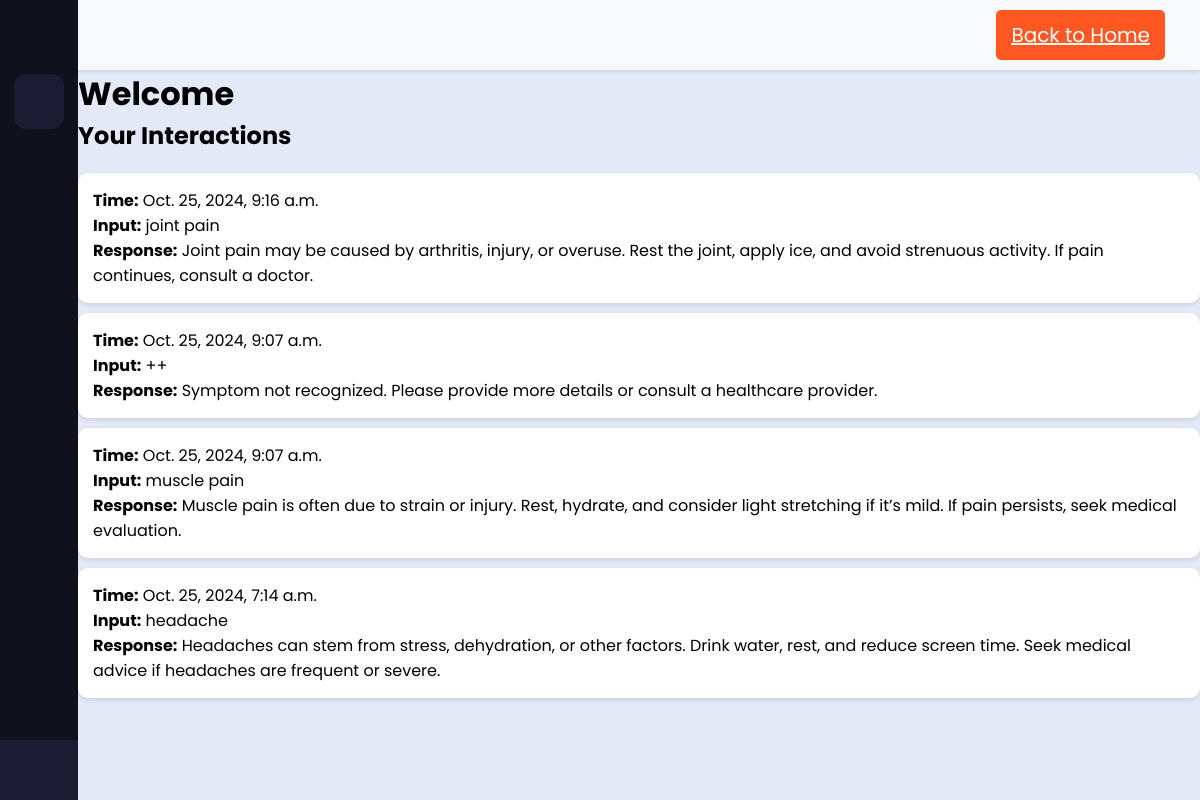
The app's page /interactions/ (signed in) with its own data.
### symptom_checker/models.py (models this page shows, shortened)
class Interaction(models.Model):
    user = models.ForeignKey(User, on_delete=models.CASCADE, default=default_user.id)
    user_input = models.TextField()
    ai_response = models.TextField()
    timestamp = models.DateTimeField(auto_now_add=True)
    class Meta:
        ordering = ['-timestamp']

### symptom_checker/views.py (the view)
# urls.py: path('interactions/', views.user_interactions, name='user_interactions'),
@login_required
def user_interactions(request):
    interactions = Interaction.objects.filter(user=request.user)
    try:
        template = get_template('symptom_checker/interactions.html')
    except TemplateDoesNotExist:
        print("Template not found: symptom_checker/interactions.html")
    return render(request, 'symptom_checker/interactions.html', {'interactions': interactions})

### symptom_checker/templates/symptom_checker/interactions.html (shortened to what this page needs)
{% load static %}
<!DOCTYPE html>
<html lang="en">
<head>
    <link rel="stylesheet" href="{% static 'symptom_checker/css/sidebar.css' %}">
</head>
<body>
    <div class="sidebar">
    <div class="">
        <div class="logo-details">
            <i class='bx bx-health'></i>
            <i class='bx bx-menu' id="btn"></i>
        </div>
        <ul class="nav-list">
            <li>
                <i class='bx bx-search'></i>
            </li>
            <li><a href="{% url 'home' %}"><i class='bx bx-grid-alt'></i><span class="links_name">Dashboard</span></a><span class="tooltip">Dashboard</span></li>
            <li><a href="{% url 'user_interactions' %}"><i class='bx bx-user'></i><span class="links_name">Treatment Plan</span></a><span class="tooltip">Treatment</span></li>
            <li><a href="./Pages/chat.html"><i class='bx bx-chat'></i><span class="links_name">Messages</span></a><span class="tooltip">Messages</span></li>
            <li><a href="#"><i class='bx bx-pie-chart-alt-2'></i><span class="links_name">Patient</span></a><span class="tooltip">Patient</span></li>
            <li><a href="#"><i class='bx bx-cog'></i><span class="links_name">Settings</span></a><span class="tooltip">Settings</span></li>
            <li class="profile">
                <div class="profile-details">
                    <div class="name_job">
                        <div class="name">MedCare</div>
                        <div class="job">User</div>
                    </div>
                </div>
                <a href="#"><i class='bx bx-log-out' id="log_out"></i></a>
            </li>
        </ul>
    </div>
    </div>
    <div class="home-section">
        <div class="header">
            <button class="toggle-btn" id="btn">
            </button>
            <div class="header-right">
                <a href="{% url 'home' %}" class="SOSBtn">Back to Home</a>
            </div>
        </div>
        <div class="content">
            {% block content %}
                <h1>Welcome {{ interaction.user }}</h1>
                <h2>Your Interactions</h2>
                <ul class="interactions-list">
                    {% for interaction in interactions %}
                        <li class="interaction-item">
                            <strong>Time:</strong> {{ interaction.timestamp }}<br>
                            <strong>Input:</strong> {{ interaction.user_input }}<br>
                            <strong>Response:</strong> {{ interaction.ai_response }}
                        </li>
                    {% endfor %}
                </ul>
            {% endblock %}
        </div>
    </div>
</body>
</html>

### static/symptom_checker/css/sidebar.css (style rules this page uses)
* { margin: 0; padding: 0; box-sizing: border-box; font-family: "Poppins", sans-serif; }
.sidebar { position: fixed; left: 0; top: 0; height: 100%; width: 78px; background: #11101D; padding: 6px 14px; z-index: 99; transition: all 0.5s ease; }
.sidebar .logo-details { height: 60px; display: flex; align-items: center; position: relative; }
.sidebar .logo-details #btn { position: absolute; top: 50%; right: 0; transform: translateY(-50%); font-size: 23px; text-align: center; cursor: pointer; transition: all 0.5s ease; }
.sidebar i { color: #fff; height: 60px; min-width: 50px; font-size: 28px; text-align: center; line-height: 60px; }
.sidebar .nav-list { height: calc(100% - 140px); }
.sidebar li { position: relative; margin: 8px 8px 8px 0; list-style: none; }
.sidebar li a { display: flex; height: 100%; width: 100%; border-radius: 12px; align-items: center; text-decoration: none; transition: all 0.4s ease; background: #11101D; }
.sidebar li i { height: 50px; line-height: 50px; font-size: 18px; border-radius: 12px; }
.sidebar li .profile-details { display: flex; align-items: center; flex-wrap: nowrap; }
.sidebar .bx-search { position: absolute; top: 50%; left: 0; transform: translateY(-50%); font-size: 22px; background: #1d1b31; color: #FFF; }
.sidebar li.profile { position: fixed; height: 60px; width: 78px; left: 0; bottom: -8px; padding: 10px 14px; background: #1d1b31; transition: all 0.5s ease; overflow: hidden; }
.sidebar li.profile .name { font-size: 15px; font-weight: 400; color: #fff; white-space: nowrap; }
.sidebar li.profile .job { font-size: 12px; font-weight: 400; color: #fff; white-space: nowrap; }
.sidebar .profile #log_out { position: absolute; top: 50%; right: 0; transform: translateY(-50%); background: #1d1b31; width: 100%; height: 60px; line-height: 60px; border-radius: 0px; transition: all 0.5s ease; }
.home-section { position: relative; background: #E4E9F7; min-height: 100vh; top: 0; left: 78px; width: calc(100% - 78px); transition: all 0.5s ease; z-index: 2; }
.header { display: flex; justify-content: space-between; align-items: center; padding: 10px 20px; background-color: #f8f9fa; box-shadow: 0 2px 5px rgba(0, 0, 0, 0.1); }
.header .toggle-btn { background: none; border: none; cursor: pointer; font-size: 24px; }
.header .header-right { display: flex; align-items: center; font-size: 20px; }
.header .header-right a { margin-right: 15px; }
.header .SOSBtn { background-color: #ff5722; color: white; border: none; padding: 10px 15px; border-radius: 5px; cursor: pointer; }
button { padding: 10px; background-color: blue; color: white; border: none; border-radius: 4px; cursor: pointer; }
.interactions-list { list-style-type: none; padding: 0; margin: 20px 0; }
.interaction-item { background-color: white; padding: 15px; border-radius: 10px; margin-bottom: 10px; box-shadow: 0px 2px 5px rgba(0, 0, 0, 0.1); }

### records on screen
Interaction: timestamp "Oct. 25, 2024, 9:16 a.m.", user_input "joint pain", ai_response "Joint pain may be caused by arthritis, injury, or overuse. Rest the joint, apply ice, and avoid strenuous activity. If pain continues, consult a doctor."
Interaction: timestamp "Oct. 25, 2024, 9:07 a.m.", user_input "++", ai_response "Symptom not recognized. Please provide more details or consult a healthcare provider."
Interaction: timestamp "Oct. 25, 2024, 9:07 a.m.", user_input "muscle pain", ai_response "Muscle pain is often due to strain or injury. Rest, hydrate, and consider light stretching if it’s mild. If pain persists, seek medical evaluation."
Interaction: timestamp "Oct. 25, 2024, 7:14 a.m.", user_input "headache", ai_response "Headaches can stem from stress, dehydration, or other factors. Drink water, rest, and reduce screen time. Seek medical advice if headaches are frequent or severe."
